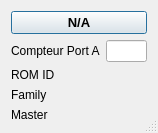
<ui version="4.0" >
 <class>ds2423ui</class>
 <widget class="QDialog" name="ds2423ui" >
  <property name="windowModality" >
   <enum>Qt::NonModal</enum>
  </property>
  <property name="geometry" >
   <rect>
    <x>0</x>
    <y>0</y>
    <width>158</width>
    <height>131</height>
   </rect>
  </property>
  <property name="focusPolicy" >
   <enum>Qt::StrongFocus</enum>
  </property>
  <property name="windowTitle" >
   <string>DS2423</string>
  </property>
  <property name="windowIcon" >
   <iconset resource="../onewire.qrc" >
    <normaloff>:/images/images/kfm_home.png</normaloff>:/images/images/kfm_home.png</iconset>
  </property>
  <property name="sizeGripEnabled" >
   <bool>true</bool>
  </property>
  <property name="modal" >
   <bool>false</bool>
  </property>
  <layout class="QGridLayout" name="gridLayout" >
   <item row="0" column="0" colspan="3" >
    <widget class="QPushButton" name="valueui" >
     <property name="font" >
      <font>
       <pointsize>10</pointsize>
       <weight>75</weight>
       <bold>true</bold>
      </font>
     </property>
     <property name="autoFillBackground" >
      <bool>false</bool>
     </property>
     <property name="text" >
      <string>N/A</string>
     </property>
    </widget>
   </item>
   <item row="1" column="0" >
    <widget class="QLabel" name="MainLabel" >
     <property name="text" >
      <string>Compteur Port A</string>
     </property>
    </widget>
   </item>
   <item row="1" column="1" colspan="2" >
    <widget class="QLineEdit" name="MainText" >
     <property name="acceptDrops" >
      <bool>false</bool>
     </property>
     <property name="text" >
      <string/>
     </property>
     <property name="readOnly" >
      <bool>true</bool>
     </property>
    </widget>
   </item>
   <item row="2" column="0" colspan="2" >
    <widget class="QLabel" name="labelromid" >
     <property name="sizePolicy" >
      <sizepolicy vsizetype="Preferred" hsizetype="Preferred" >
       <horstretch>1</horstretch>
       <verstretch>0</verstretch>
      </sizepolicy>
     </property>
     <property name="text" >
      <string>ROM ID</string>
     </property>
    </widget>
   </item>
   <item row="3" column="0" colspan="2" >
    <widget class="QLabel" name="labelfamily" >
     <property name="sizePolicy" >
      <sizepolicy vsizetype="Preferred" hsizetype="Preferred" >
       <horstretch>1</horstretch>
       <verstretch>0</verstretch>
      </sizepolicy>
     </property>
     <property name="text" >
      <string>Family</string>
     </property>
    </widget>
   </item>
   <item row="4" column="0" colspan="2" >
    <widget class="QLabel" name="labelmaster" >
     <property name="sizePolicy" >
      <sizepolicy vsizetype="Preferred" hsizetype="Preferred" >
       <horstretch>1</horstretch>
       <verstretch>0</verstretch>
      </sizepolicy>
     </property>
     <property name="text" >
      <string>Master</string>
     </property>
    </widget>
   </item>
  </layout>
 </widget>
 <resources>
  <include location="../onewire.qrc" />
  <include location="../onewire.qrc" />
  <include location="../onewire.qrc" />
 </resources>
 <connections/>
</ui>
